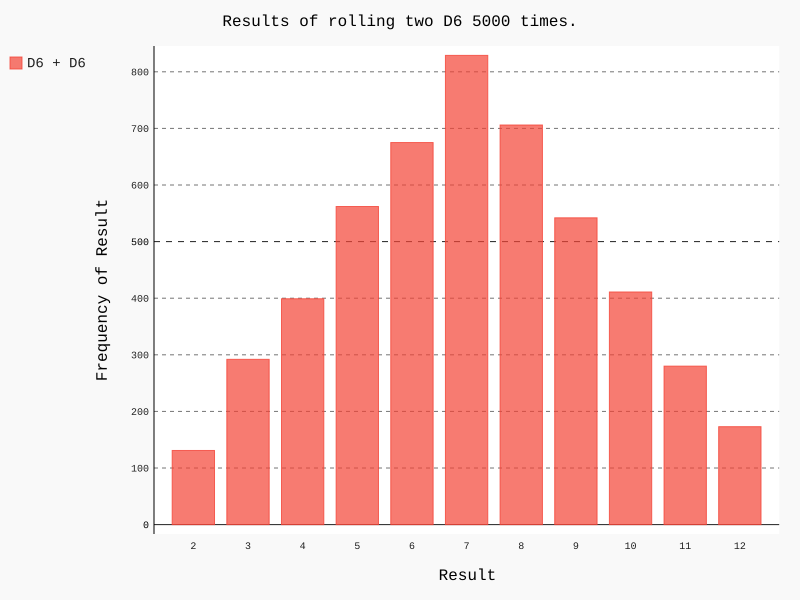

Write the Python code that produced this figure.
import pygal

from die import Die

die1 = Die()
die2 = Die()

results = []
for roll_num in range(5000):
	result = die1.roll() + die2.roll()
	results.append(result)

frequencies = []
max_result = die1.num_sides + die2.num_sides
for value in range(2, max_result + 1):
	frequency = results.count(value)
	frequencies.append(frequency)

hist = pygal.Bar()

hist.title = "Results of rolling two D6 5000 times."
hist.x_labels = ['2', '3', '4', '5', '6', '7', '8', '9', '10', '11', '12']
hist.x_title = "Result"
hist.y_title = "Frequency of Result"

hist.add("D6 + D6", frequencies)
hist.render_to_file('dice_visual.svg')

print(frequencies)
